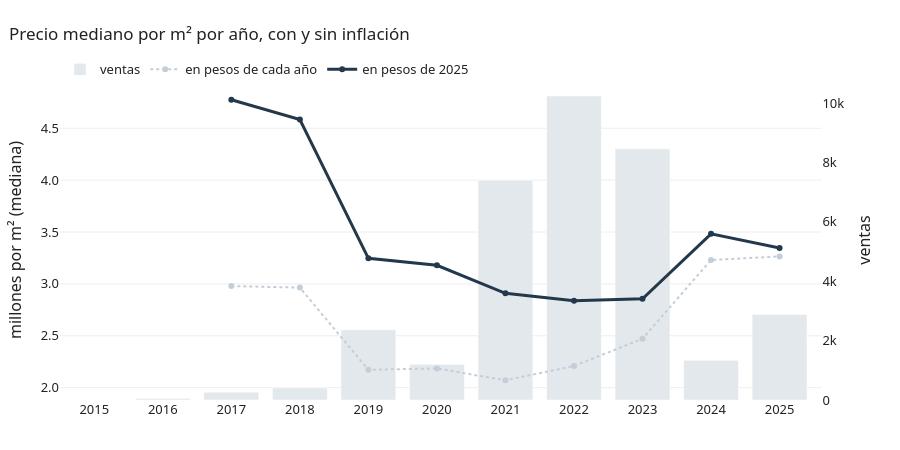

The code cell stored with this chart in its notebook:
### Markdown cell above
## Evolución en el tiempo

### Code cell
serie = viv.groupby("anio").agg(n=("precio", "size"), nominal=("precio_m2", "median"),
                                 real=("precio_m2_real", "median"))
lineas = serie[serie.n >= 100]

fig = make_subplots(specs=[[{"secondary_y": True}]])
fig.add_bar(x=serie.index, y=serie.n, name="ventas", marker_color="#E3E8EC", secondary_y=False,
            hovertemplate="%{x}: %{y} ventas<extra></extra>")
fig.add_scatter(x=lineas.index, y=lineas.nominal / 1e6, name="en pesos de cada año", mode="lines+markers",
                line=dict(color=CLARO, width=2, dash="dot"), hovertemplate="%{x}: %{y:.2f} M<extra></extra>",
                secondary_y=True)
fig.add_scatter(x=lineas.index, y=lineas.real / 1e6, name="en pesos de 2025", mode="lines+markers",
                line=dict(color=OSCURO, width=3), hovertemplate="%{x}: %{y:.2f} M<extra></extra>",
                secondary_y=True)
fig.update_yaxes(title_text="ventas", secondary_y=False, showgrid=False, side="right")
fig.update_yaxes(title_text="millones por m² (mediana)", secondary_y=True, side="left",
                 tickmode="auto", tickformat=".1f", showgrid=True)
fig.update_xaxes(dtick=1)
fig.update_layout(legend=dict(orientation="h", y=1.08))
mostrar(fig, "Precio mediano por m² por año, con y sin inflación")

recientes = viv[viv.anio >= 2019]
H, p, eps2 = kruskal_por_grupo(recientes, "precio_m2_real", "anio", range(2019, 2026))
anotar("¿El m² real cambia entre 2019 y 2025?", "Kruskal-Wallis", H, p, f"épsilon² = {eps2:.3f}")

serie.assign(nominal=serie.nominal.map(cop), real=serie.real.map(cop))

### Figure 1 — Plotly figure (JSON) as saved in the notebook; plotly's stock layout.template omitted (floating-point values rounded to 4 significant figures)
{"data": [{"hovertemplate": "%{x}: %{y} ventas<extra></extra>", "marker": {"color": "#E3E8EC"}, "name": "ventas", "type": "bar", "x": [2015, 2016, 2017, 2018, 2019, 2020, 2021, 2022, 2023, 2024, 2025], "xaxis": "x", "y": [1, 56, 265, 408, 2366, 1202, 7399, 10237, 8459, 1335, 2878], "yaxis": "y"}, {"hovertemplate": "%{x}: %{y:.2f} M<extra></extra>", "line": {"color": "#C3CED8", "dash": "dot", "width": 2}, "mode": "lines+markers", "name": "en pesos de cada año", "type": "scatter", "x": [2017, 2018, 2019, 2020, 2021, 2022, 2023, 2024, 2025], "xaxis": "x", "y": [2.979, 2.964, 2.172, 2.185, 2.071, 2.208, 2.472, 3.23, 3.265], "yaxis": "y2"}, {"hovertemplate": "%{x}: %{y:.2f} M<extra></extra>", "line": {"color": "#24384C", "width": 3}, "mode": "lines+markers", "name": "en pesos de 2025", "type": "scatter", "x": [2017, 2018, 2019, 2020, 2021, 2022, 2023, 2024, 2025], "xaxis": "x", "y": [4.775, 4.585, 3.247, 3.179, 2.91, 2.838, 2.857, 3.482, 3.347], "yaxis": "y2"}], "layout": {"height": 450, "legend": {"orientation": "h", "y": 1.08}, "title": {"text": "Precio mediano por m² por año, con y sin inflación"}, "xaxis": {"anchor": "y", "domain": [0, 0.94], "dtick": 1}, "yaxis": {"anchor": "x", "domain": [0, 1], "showgrid": false, "side": "right", "title": {"text": "ventas"}}, "yaxis2": {"anchor": "x", "overlaying": "y", "showgrid": true, "side": "left", "tickformat": ".1f", "tickmode": "auto", "title": {"text": "millones por m² (mediana)"}}}}
